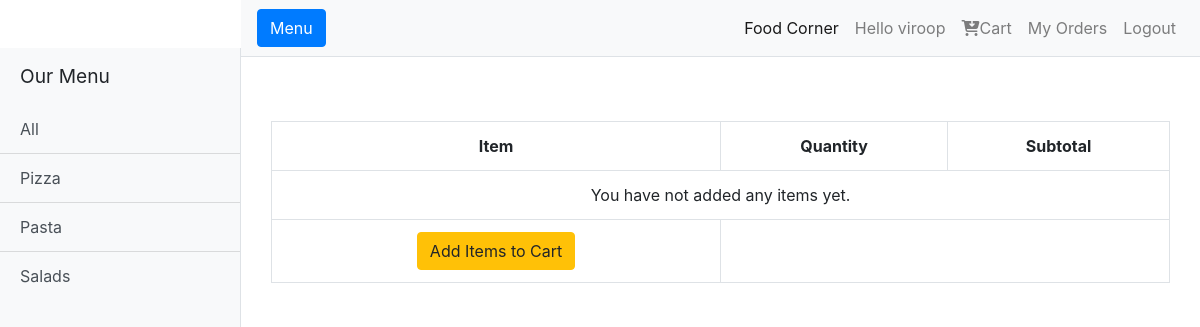
Before: /show_cart/ (signed in) with the older database file.
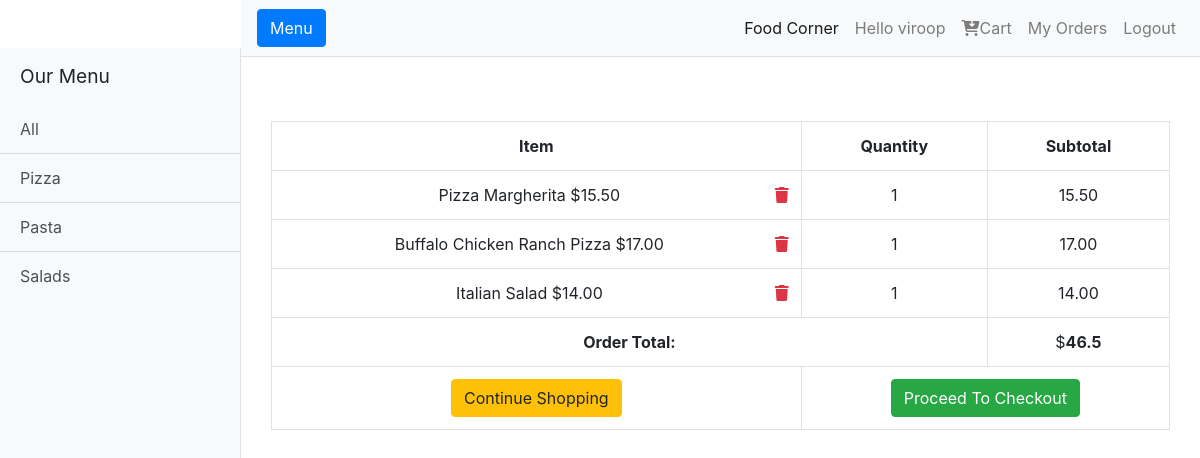
After: the same page with the newer database file.
### menu/models.py (models this page shows)
class Category(models.Model):
    category_name = models.CharField(max_length=50)

### order/models.py (models this page shows, shortened)
class Cart(models.Model):
    INITIATED = "Initiated"
    ORDERED = "Ordered"
    STATUS_CHOICES = (
        (INITIATED, "Initiated"),
        (ORDERED, "Ordered")
    )
    item = models.ForeignKey(Item, on_delete=models.CASCADE)
    quantity = models.IntegerField(default=0, primary_key=False)
    total = models.DecimalField(max_digits=100, decimal_places=2, default=0.00)
    user = models.ForeignKey(User, on_delete=models.CASCADE)
    item_name= models.CharField(max_length=50, default='-')
    price = models.DecimalField(max_digits=100, decimal_places=2, default=0.00)
    status = status = models.CharField(max_length=10, choices=STATUS_CHOICES, default= INITIATED)

### order/views.py (the view)
# urls.py: path("show_cart/", views.show_cart, name="show_cart"),
def show_cart(request):
    context = get_cart_details(request)
    return render(request, 'order/cart.html', context)

### order/context_processor.py (called while the page is built)
def get_category_to_context(request):
    category = Category.objects.all()
    return({'category':category})

### order/views.py (called while the page is built)
def get_cart_details(request):
    cart_items =  Cart.objects.filter(status='Initiated', user=request.user).all()
    total = 0.0
    for item in cart_items:
        total += float(item.total)
    total = round(total,4)
    cart = {
        'cart_items':cart_items,
        'order_total': total
    }
    return cart

### order/templates/order/cart.html
{% extends 'order/layout.html' %}
{% block content %}
<div class="container pt-5 mt-3">
    <table class="table table-hover table-bordered text-center" id="cart_table">
        <tr class="text-center">
            <th>Item</th>
            <th>Quantity</th>
            <th>Subtotal</th>
        </tr>
        {% for item in cart_items %}
            <tr>
                <td>
                    {{ item.item_name }}   ${{ item.price}}
                    <span class="float-right">
                        <a href="{% url 'delete' item.id %}" data-balloon="Remove this item from cart"
                            class="text-danger" onclick="return confirm_delete();">
                            <i class="fas fa-trash"></i>
                        </a>
                    </span>
                </td>
                <td>{{ item.quantity }}</td>
                <td>{{ item.total }}</td>
            </tr>
        {% empty %}
            <tr>
                <td colspan="3"> You have not added any items yet.</td>
            </tr>
        {% endfor %}
        <tr>
            {% if cart_items %}
               <td colspan="2">
                   <strong class="pull-right">Order Total:</strong>
               </td>
               <td colspan="1">
                   $<strong id="total">{{ order_total}}</strong>
               </td>
           {% endif %}
       </tr>
        <tr>
            <td colspan="1">
                <a href="{% url 'menu' 0 %}" class="btn btn-warning pull-left">
                {% if cart_items %}Continue Shopping{% else %}Add Items to Cart {% endif %}
                </a>
            </td>
            <td colspan="2">
                {% if cart_items %}
                    <a  href="{% url 'checkout'  %}" class="pull-right btn btn-success">Proceed To Checkout</a>
                {% endif %}
            </td>
        </tr>
    </table>
</div>
{% endblock %}

### order/templates/order/layout.html (shortened to what this page needs)
{% load static %}
<!DOCTYPE html>
<html lang="en">
<head>
  <link href="../../static/vendor/bootstrap/css/bootstrap.min.css" rel="stylesheet">
  <link href="../../static/css/simple-sidebar.css" rel="stylesheet">
  <link href="../../static/css/main.css" rel="stylesheet">
</head>
<body>
  <div class="d-flex" id="wrapper">
    <div class="bg-light border-right mt-5" id="sidebar-wrapper">
      <div class="sidebar-heading">Our Menu </div>
      <div class="list-group list-group-flush">
        <a href="{% url 'menu' 0 %}" class="list-group-item list-group-item-action bg-light">All</a>
        {% for item in category %}
        <a href="{% url 'menu'  item.id %}" class="list-group-item list-group-item-action bg-light">{{item.category_name}}</a>
        {% endfor %}
      </div>
    </div>
    <div id="page-content-wrapper">
      <nav class="navbar navbar-expand-lg navbar-light bg-light border-bottom">
        <button class="btn btn-primary" id="menu-toggle">Menu</button>
        <div class="collapse navbar-collapse" id="navbarSupportedContent">
          <ul class="navbar-nav ml-auto mt-2 mt-lg-0">
            <li class="nav-item active">
              <a class="nav-link" href="{% url 'home' %}">Food Corner <span class="sr-only">(current)</span></a>
            </li>
            {% if user.is_authenticated %}
              <li class="nav-item">
                <a href="#" class="nav-link"> Hello {{request.user.username}}</a>
              </li>
            <li class="nav-item">
              <a class="nav-link" href="{% url 'show_cart' %}"><i class="fas fa-cart-arrow-down"></i>Cart</a>
            </li>
            <li class="nav-item">
              <a class="nav-link" href="{% url 'profile' %}">My Orders</a>
            </li>
            <li class="nav-item">
              <a class="nav-link" href="{% url 'logout' %}">Logout</a>
            </li>
            {% endif %}
          </ul>
        </div>
      </nav>
      <div class="container-fluid">
        {% block content %}
        {% endblock %}
    </div>
  </div>
</body>
</html>

### order/static/css/simple-sidebar.css (style rules this page uses)
#wrapper { overflow-x: hidden; }
#sidebar-wrapper { min-height: 100vh; margin-left: -15rem; -webkit-transition: margin .25s ease-out; -moz-transition: margin .25s ease-out; -o-transition: margin .25s ease-out; transition: margin .25s ease-out; }
#sidebar-wrapper .sidebar-heading { padding: 0.875rem 1.25rem; font-size: 1.2rem; }
#sidebar-wrapper .list-group { width: 15rem; }
#page-content-wrapper { min-width: 100vw; }
@media (min-width: 768px) { #sidebar-wrapper { margin-left: 0; } }
@media (min-width: 768px) { #page-content-wrapper { min-width: 0; width: 100%; } }

Changed rows visible on the page:
added Cart: item_name "Pizza Margherita", price "15.50", quantity "1", total "15.50"
added Cart: item_name "Buffalo Chicken Ranch Pizza", price "17.00", quantity "1", total "17.00"
added Cart: item_name "Italian Salad", price "14.00", quantity "1", total "14.00"
Other visible differences:
{{ order_total }}: (not shown) → "46.5"
text no longer shown: "You have not added any items yet. Add Items to Cart"
text now shown: "Order Total: $ Continue Shopping Proceed To Checkout"
